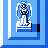

This is a level from a 2D game, rendered from its Tiled map with the project's own tilesets. A one-line summary and the complete map file follow:
An orthogonal 3x3 tile map with 16x16 px tiles, 1 tile layer (Tile Layer 1).

<map version="1.10" tiledversion="1.11.2" orientation="orthogonal" renderorder="right-down" width="3" height="3" tilewidth="16" tileheight="16" infinite="0" nextlayerid="2" nextobjectid="1">
 <tileset firstgid="1" source="buildings.tsx" />
 <layer id="1" name="Tile Layer 1" width="3" height="3">
  <data encoding="csv">
    90,226,91,90,250,92,93,94,95
  </data>
 </layer>
</map>
